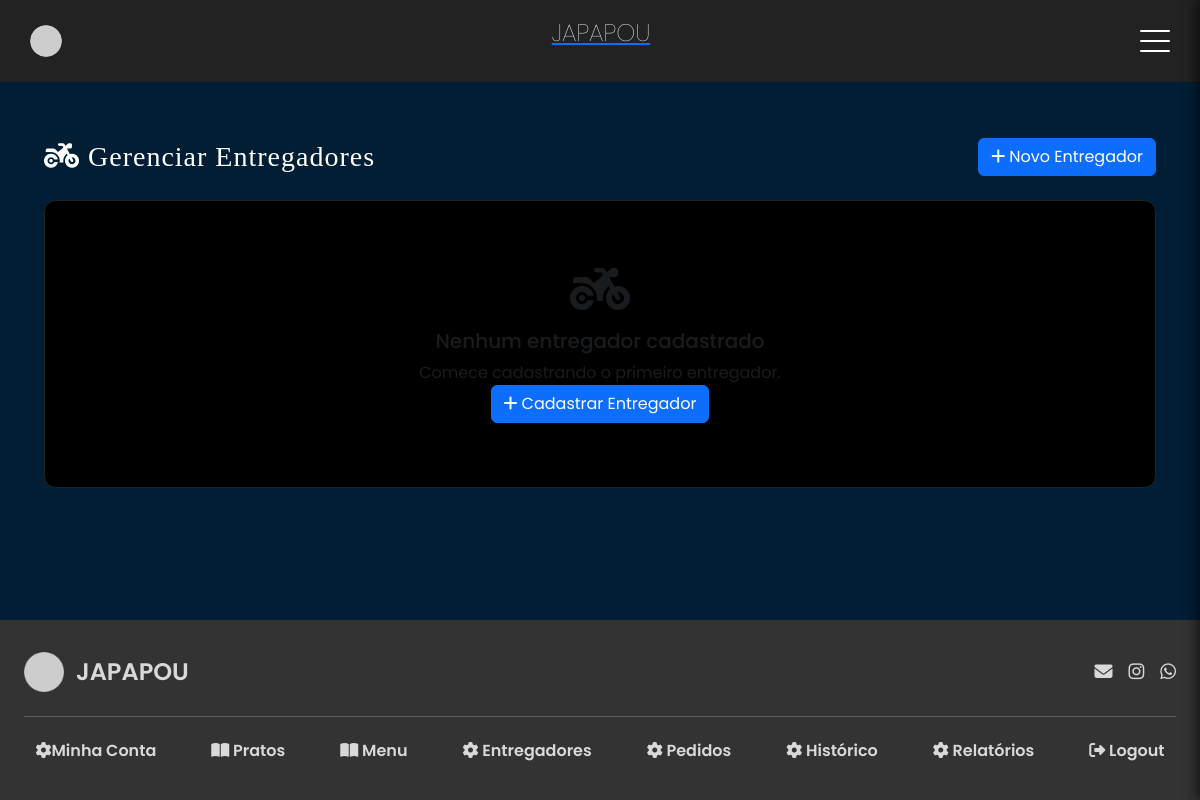
Page /manager/delivery-man/ (signed in) on the earlier database version.
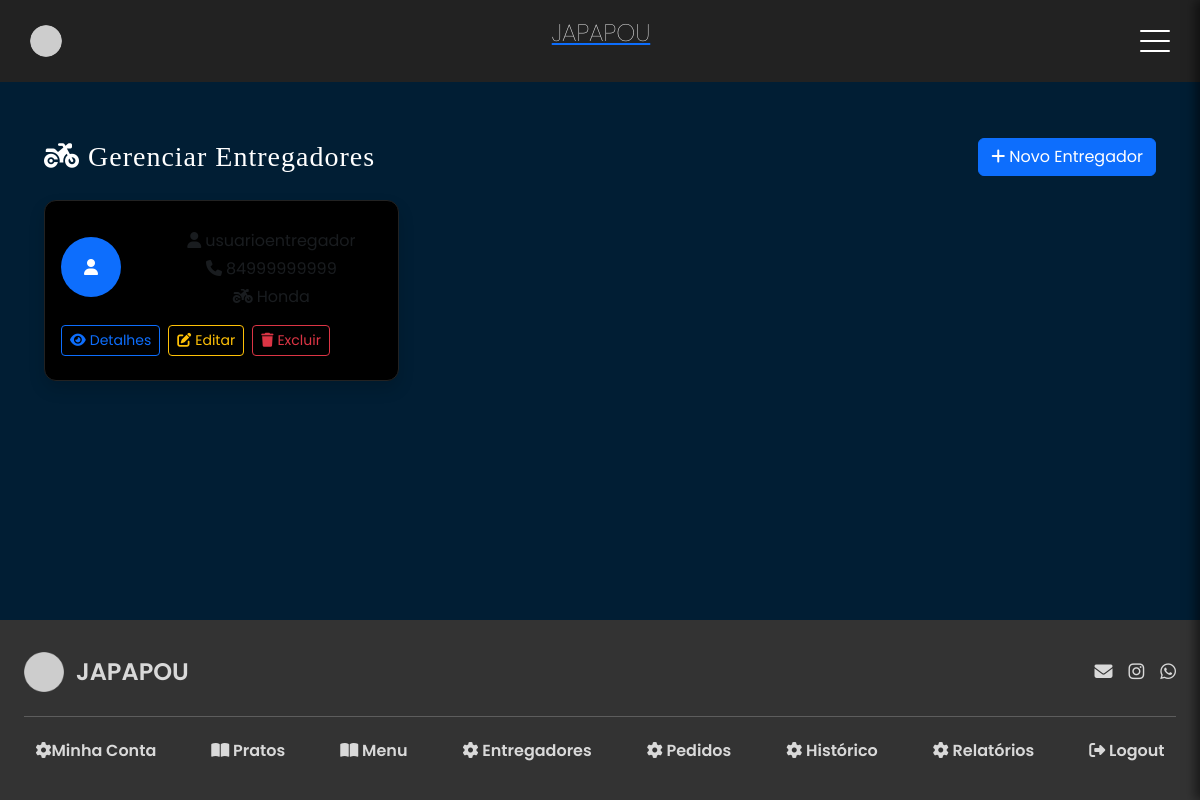
Same page on the later database version.
### japapou/models/user.py (models this page shows)
class CustomUser(AbstractUser):
    class TipoUsuario(models.TextChoices):
        CLIENT = 'CLIENT', 'Client'
        DELIVERY_MAN = 'DELIVERY_MAN', 'Delivery_man'
        MANAGER = 'MANAGER', 'Manager'
    tipo_usuario = models.CharField(
        max_length=20,
        choices=TipoUsuario.choices, # gera uma lista de tuplas que é o formato que o django espera para o menu dropdown
        default=TipoUsuario.MANAGER,
        null=True,
        blank=True
    )
    telefone = models.CharField(max_length=20, blank=True)
    endereco = models.CharField(max_length=255, blank=True)
    cpf = models.CharField(max_length=14, blank=True)
    data_nascimento = models.DateField(null=True, blank=True)
    foto_perfil = models.ImageField(upload_to='perfil/', blank=True, null=True)
    cnh = models.CharField(max_length=10, blank=True)
    modelo_moto = models.CharField(max_length=20, blank=True)
    cor_moto = models.CharField(max_length=10, blank=True)
    placa_moto = models.CharField(max_length=10, blank=True)
    foto = models.ImageField(blank=True, null=True, upload_to="fotos/")

### japapou/views/manager_views/manage_delivery_man_view.py (the view)
# urls.py: path("delivery-man/", views.manage_delivery_man_view, name="manager_delivery_man"),
@manager_required('japapou.view_customuser')
def manage_delivery_man_view(request):
    try:
        delivery_men = CustomUser.objects.filter(
            tipo_usuario='DELIVERY_MAN'
        ).order_by('-date_joined')
        return render(request, "manager/manager_delivery_man.html", {
            "delivery_men": delivery_men
        })
    except Exception as e:
        logger.error(f"Error listing delivery men: {str(e)}")
        messages.error(request, "Erro ao listar entregadores.")
        return redirect('home')

### japapou/views/manager_views/manage_delivery_man_view.py (called while the page is built)
def validate_manager_access(user):
    return user.tipo_usuario == 'MANAGER'

def manager_required(permission):
    def decorator(view_func):
        @wraps(view_func)
        @login_required(login_url='home')
        @permission_required(permission, login_url='home')
        @user_passes_test(validate_manager_access, login_url='home')
        def wrapper(request, *args, **kwargs):
            return view_func(request, *args, **kwargs)
        return wrapper
    return decorator

### japapou/templates/manager/manager_delivery_man.html (shortened to what this page needs)
{% extends "base.html" %}
{% load static %}
{% block extra_head %}
<link rel="stylesheet" href="{% static 'css/manager/manage_delivery_man.css' %}" />
{% endblock %}
{% block content %}
<div class="container-fluid py-4">
    <div class="d-flex justify-content-between align-items-center mb-4">
        <h1 class="h3 mb-0 text-gray-800">
            <i class="fas fa-motorcycle me-2"></i>Gerenciar Entregadores
        </h1>
        <a href="{% url 'manager_delivery_man_create' %}" class="btn btn-primary">
            <i class="fas fa-plus me-1"></i>Novo Entregador
        </a>
    </div>
    <div class="row">
        {% for delivery_man in delivery_men %}
        <div class="col-xl-4 col-md-6 mb-4">
            <div class="card border-left-primary shadow h-100 py-2">
                <div class="card-body">
                    <div class="row no-gutters align-items-center">
                        <div class="col-auto me-3">
                            {% if delivery_man.foto %}
                                <img src="{{ delivery_man.foto.url }}" alt="{{ delivery_man.username }}"
                                     class="img-fluid rounded-circle" style="width: 60px; height: 60px; object-fit: cover;">
                            {% else %}
                                <div class="bg-primary text-white rounded-circle d-flex align-items-center justify-content-center"
                                     style="width: 60px; height: 60px;">
                                    <i class="fas fa-user"></i>
                                </div>
                            {% endif %}
                        </div>
                        <div class="col">
                            <div class="text-xs text-muted mb-1">
                                <i class="fas fa-user me-1"></i>{{ delivery_man.username }}
                            </div>
                            <div class="text-xs text-muted mb-1">
                                <i class="fas fa-phone me-1"></i>{{ delivery_man.telefone }}
                            </div>
                            <div class="text-xs text-muted">
                                <i class="fas fa-motorcycle me-1"></i>{{ delivery_man.modelo_moto }}
                            </div>
                        </div>
                    </div>
                    <div class="mt-3 d-flex gap-2">
                        <a href="{% url 'manager_delivery_man_detail' delivery_man.id %}"
                           class="btn btn-sm btn-outline-primary">
                            <i class="fas fa-eye me-1"></i>Detalhes
                        </a>
                        <a href="{% url 'manager_delivery_man_update' delivery_man.id %}"
                           class="btn btn-sm btn-outline-warning">
                            <i class="fas fa-edit me-1"></i>Editar
                        </a>
                        <button type="button" class="btn btn-sm btn-outline-danger"
                                data-bs-toggle="modal" data-bs-target="#deleteModal{{ delivery_man.id }}">
                            <i class="fas fa-trash me-1"></i>Excluir
                        </button>
                    </div>
                </div>
            </div>
        </div>
        {% empty %}
        <div class="col-12">
            <div class="card text-center py-5">
                <div class="card-body">
                    <i class="fas fa-motorcycle fa-3x text-muted mb-3"></i>
                    <h5 class="text-muted">Nenhum entregador cadastrado</h5>
                    <p class="text-muted">Comece cadastrando o primeiro entregador.</p>
                    <a href="{% url 'manager_delivery_man_create' %}" class="btn btn-primary">
                        <i class="fas fa-plus me-1"></i>Cadastrar Entregador
                    </a>
                </div>
            </div>
        </div>
        {% endfor %}
    </div>
</div>
{% endblock %}

Differences in the rows shown:
added CustomUser: username "usuarioentregador", telefone "84999999999", modelo_moto "Honda"
Other differences:
text no longer shown: "Nenhum entregador cadastrado Comece cadastrando o primeiro entregador. Cadastrar Entregador"
